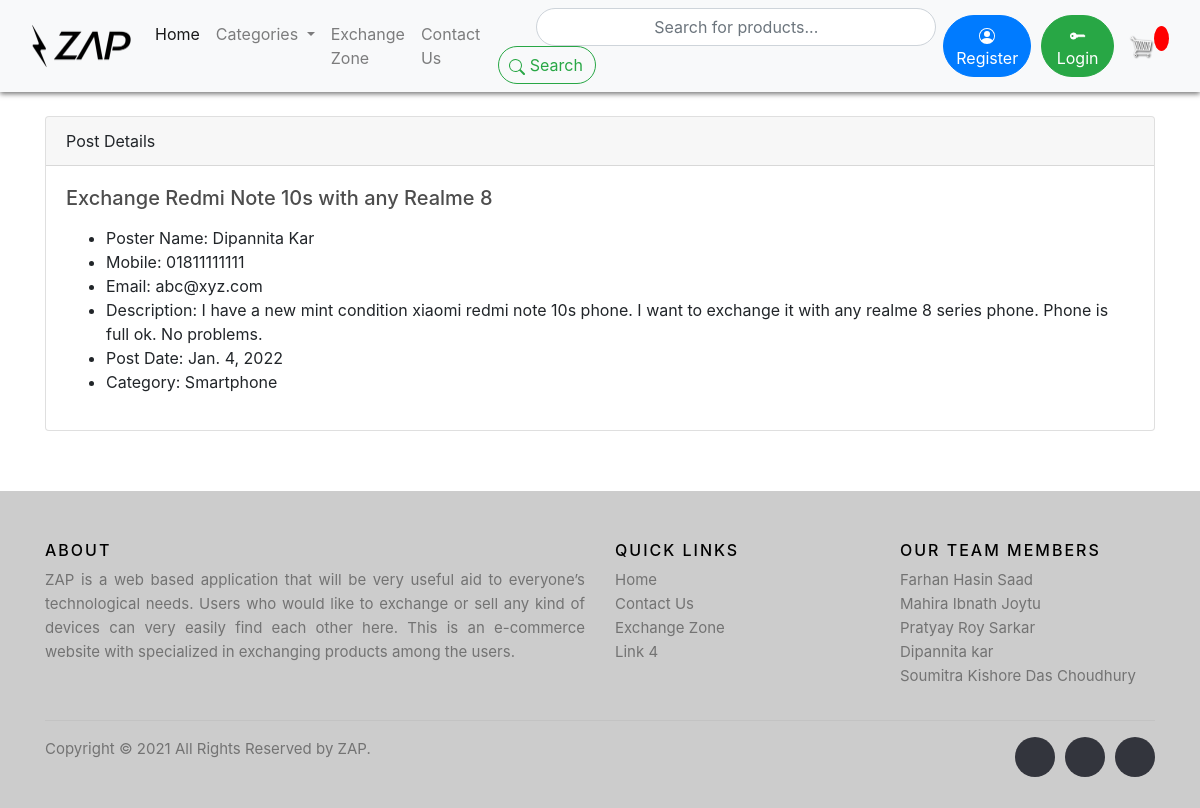
Screenshot of /show_post/3 with the database file from the repository.
### store/models.py (models this page shows, shortened)
class Post(models.Model):
    title = models.CharField(max_length=255)
    poster = models.CharField(max_length=100)
    mobile = models.CharField(max_length=15, blank= True, null= True)
    email = models.EmailField(max_length= 50, blank= True, null= True)
    body = models.TextField(blank=True, null=True)
    post_date = models.DateField(auto_now_add=True)
    category = models.CharField(max_length=255, default='Smartphone')

### store/views.py (the view)
# urls.py: path('show_post/<post_id>', views.show_post, name="show_post"),
def show_post(request, post_id):
    post = Post.objects.get(pk=post_id)
    return render(request, 'store/show_post.html',
    {"post": post})

### store/templates/store/show_post.html
{% extends 'store/main.html' %}
{% load static %}
{% block content %}
    <div class="card">
        <div class="card-header">
          Post Details
        </div>
        <div class="card-body">
          <h5 class="card-title">{{post.title}}</h5>
          <p class="card-text">
            <ul>
                <li>Poster Name: {{ post.poster }}</li>
                <li>Mobile: {{ post.mobile }}</li>
                <li>Email: {{ post.email }}</li>
                <li>Description: {{ post.body }}</li>
                <li>Post Date: {{ post.post_date }}</li>
                <li>Category: {{ post.category }}</li>
            </ul>
          </p>
        </div>
      </div>
{% endblock content %}

### static/css/main.css (style rules this page uses)
h1,h2,h3,h4,h5,h6 { color:hsl(0, 0%, 30%); }
#boddy { background-image:url(https://www.patternpictures.com/wp-content/uploads/Kristal-subtle-glass-white-background-pattern-patternpictures-0220-1500x1000.png); }

### rows the page displays
Post: title "Exchange Redmi Note 10s with any Realme 8", poster "Dipannita Kar", mobile "01811111111", email "abc@xyz.com", body "I have a new mint condition xiaomi redmi note 10s phone. I want to exchange it with any realme 8 series phone. Phone is full ok. No problems.", post_date "Jan. 4, 2022", category "Smartphone"
